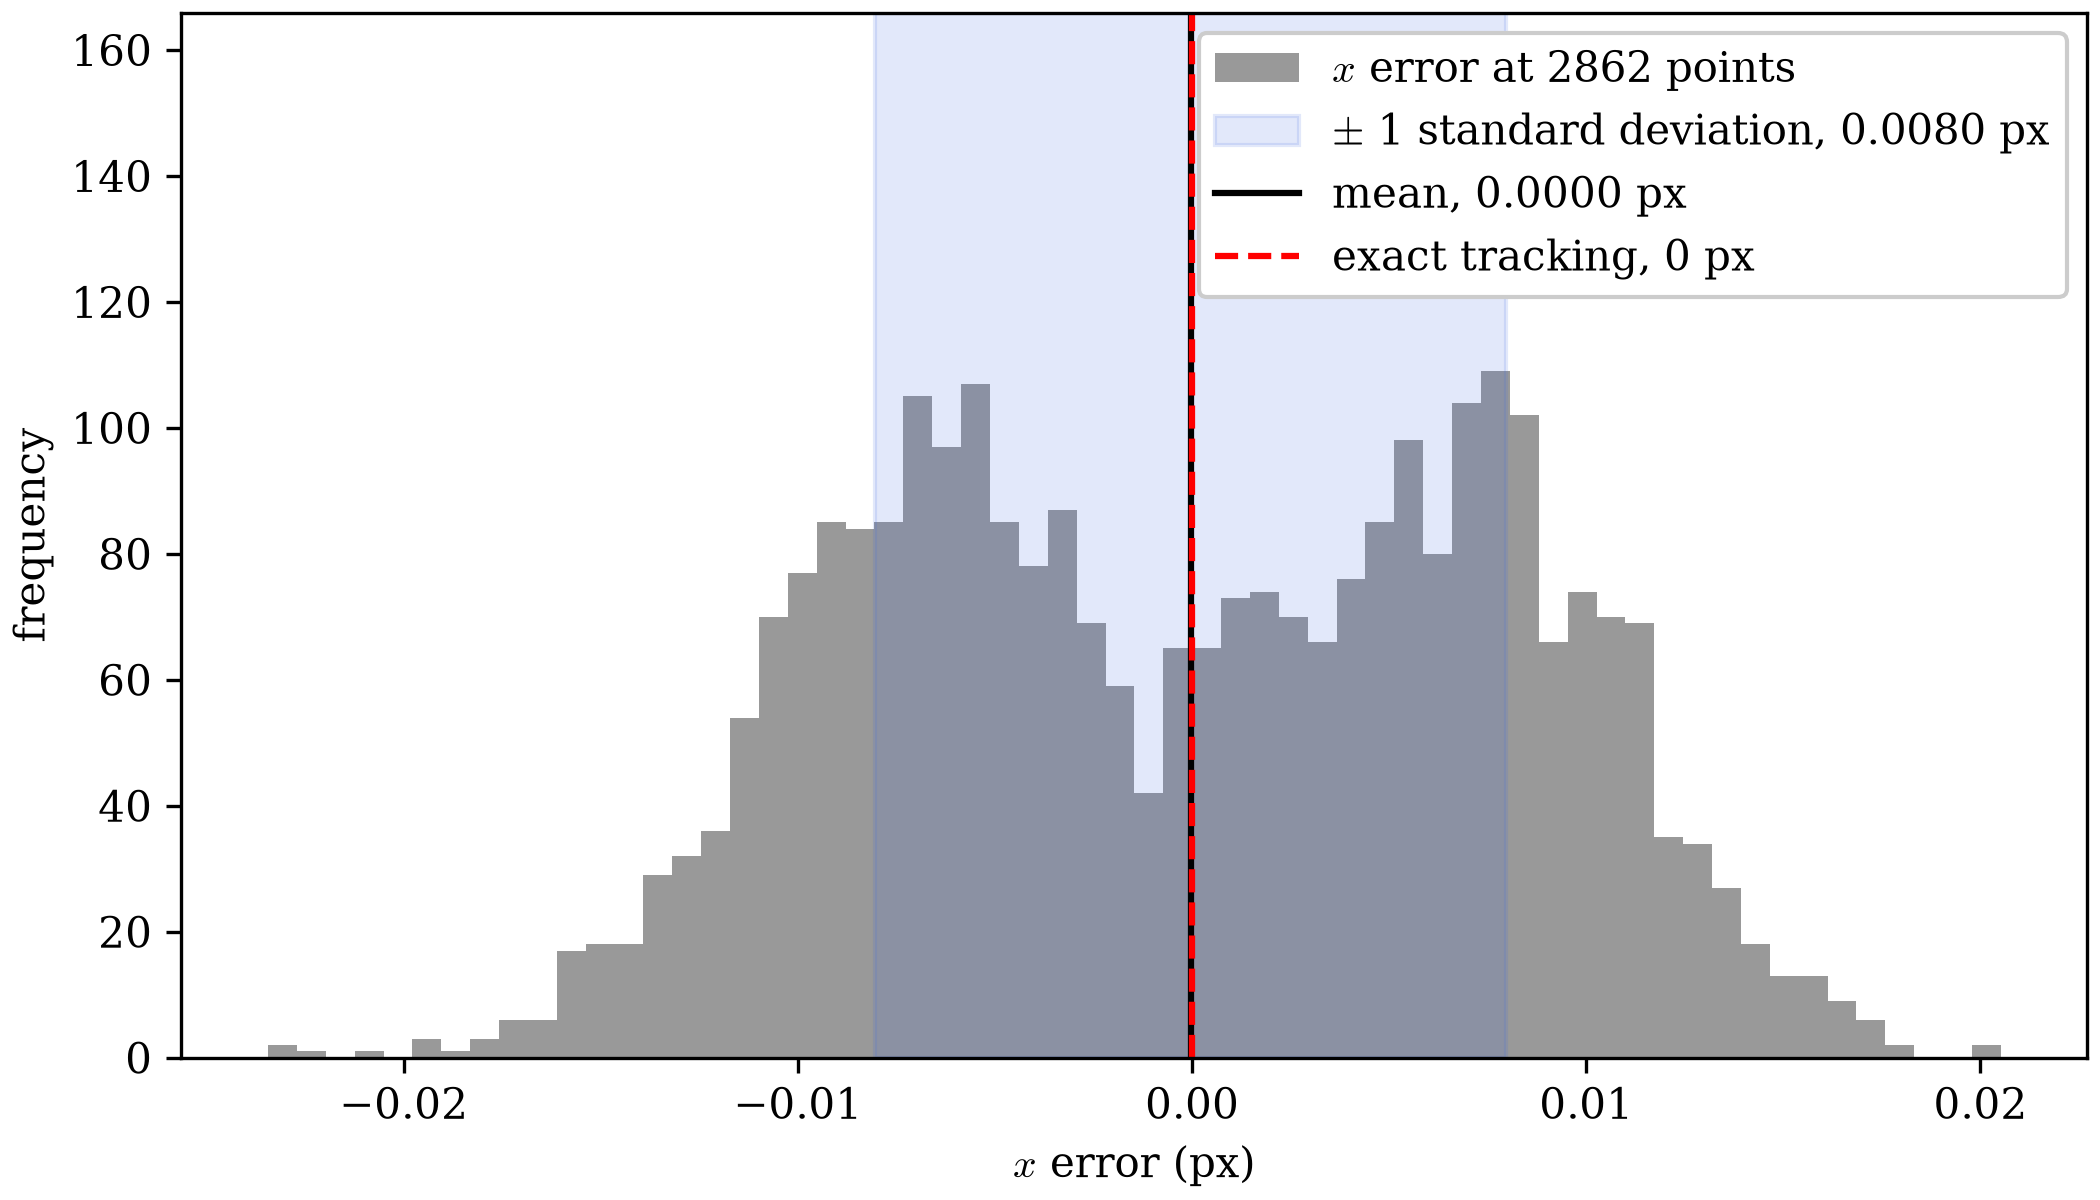

Generate this figure with Python:
"""Distribution of `grid.locate_warp`'s x error across the full 53x54
grid on `image.stretch`'s bilinear image: the tracked x minus the true
x = 1.02 X, with the mean and one standard deviation marked.
"""

import matplotlib.pyplot as plt
import numpy as np

from dictk.grid import generate, locate_warp
from dictk.image import PixelCoordinate, read, stretch

FACTOR_X = 1.02

reference_image = read(path="astronaut0.png")
current_image = stretch(arr=reference_image, factor_x=FACTOR_X)
points = generate(
    origin=PixelCoordinate(x=18, y=16),
    count_x=53,
    count_y=54,
    spacing_x=5,
    spacing_y=5,
)
found = locate_warp(
    reference_image=reference_image,
    current_image=current_image,
    reference_points=points,
    kernel_margin_width=13,
    kernel_margin_height=13,
    search_margin_width=25,
    search_margin_height=25,
)

error_x = np.array([f.x for f in found]) - np.array([p.x * FACTOR_X for p in points])
mean = error_x.mean()
std = error_x.std()
print(
    f"{len(points)} points: mean x error {mean:+.5f} px, std {std:.4f} px, "
    f"range [{error_x.min():+.3f}, {error_x.max():+.3f}] px"
)

plt.rcParams.update({"font.family": "serif", "mathtext.fontset": "cm"})
fig, ax = plt.subplots(figsize=(7, 4), constrained_layout=True)
ax.hist(error_x, bins=60, color="gray", alpha=0.8, label=r"$x$ error at 2862 points")
ax.axvspan(
    mean - std,
    mean + std,
    color="royalblue",
    alpha=0.15,
    label=rf"$\pm$ 1 standard deviation, {std:.4f} px",
)
mean_text = f"{mean:+.4f}" if round(mean, 4) else "0.0000"
ax.axvline(mean, color="black", linewidth=1.5, label=f"mean, {mean_text} px")
ax.axvline(0, color="red", linestyle="--", linewidth=1.5, label="exact tracking, 0 px")
ax.set_xlabel(r"$x$ error (px)")
ax.set_ylabel("frequency")
ax.set_ylim(top=ax.get_ylim()[1] * 1.45)
legend = ax.legend(loc="upper right", framealpha=1.0)
legend.set_zorder(10)
fig.savefig("kernel_warping_x_error_histogram.png", dpi=300)
